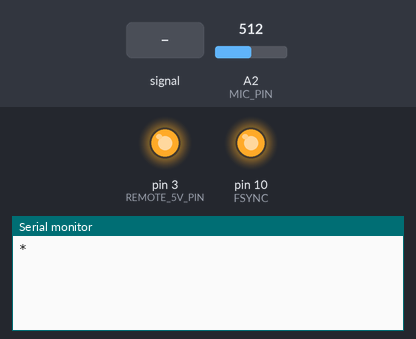
Bench run of a sketch on a simulated Arduino Uno, built with avr-gcc and run on an emulated ATmega328P. On the bench: output pins drawn as LEDs (lit = HIGH), the last lines printed to the serial monitor. Wiring (inferred from the names in the program): IR receiver: data pin 5. The inputs (shaded band) are chosen by the test bench; at power-on: A2 (MIC_PIN) = 512.

Above: at 1.2 s.
1.3 s: A2 (MIC_PIN) fed a 200 Hz sine of ±460 counts around its level
At 2.9 s:
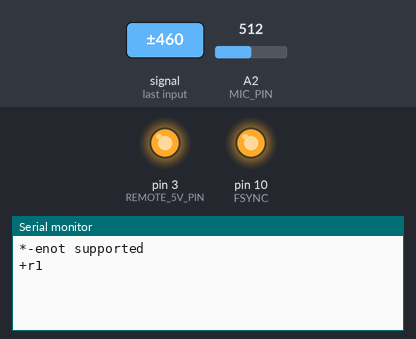
At 5.7 s:
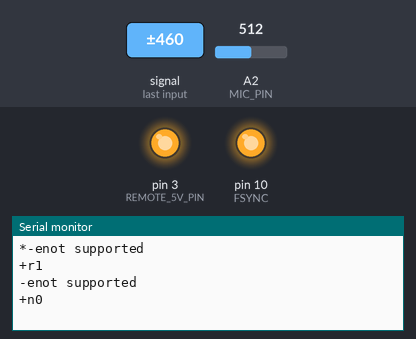

The sketch:

serial-acc-arduino.ino
```cpp
/**
 * Freqline start.
 *
 * @author giuliobosco (giuliobva@gmail.com)
 * @version 1.2 (2020-02-10 - 2020-02-17)
 */

// response bytes
#define OK_RESPONSE 111                     // ok response byte
#define ERROR_RESPONSE 101                  // error response byte
// response strings
#define NOT_SUPPORTED_MESSAGE "not supported"

// null command bytes
#define NULL_COMMAND 110                    // null command byte
#define NULL_COMMAND_VALUE "null"           // null command value

// echo command bytes
#define ECHO_COMMAND 69                     // echo command byte

// decibel command
#define DECIBEL_COMMAND 100                 // decibel command byte

// frequence command
#define FREQUENCE_COMMAND 102               // frequence update command byte
#define GENERATOR_OFF_COMMAND 103           // generator turn off command byte
#define GENERATOR_ON_COMMAND 71             // generator turn on command byte

/**
 * Setup arduino.
 * - serial
 * - remote
 * - frequence
 */
void setup() {
  // setup serial communication
  serialSetup();

  // setup remote
  remoteSetup();

  // setup frequence generator
  frequenceSetup();
}

/**
 * Loop of the arduino.
 * - read command (write response)
 * - send command (read response)
 * - frequence loop (update frequence on AD9833)
 */
void loop() {
  readCommand();
  sendCommand();

  frequencLoop();
}

/**
 * Read command execution (write response).
 */
void readCommand() {
  // read command from serial
  serialReadCommand();

  switch (getInstruction()) {
    case ECHO_COMMAND:
      serialWriteResponse(OK_RESPONSE, getInstructionValue());
      break;
    case DECIBEL_COMMAND:
      setDecibel(getInstructionValue());
      serialWriteResponse(OK_RESPONSE, "");
      break;
    case FREQUENCE_COMMAND:
      setFrequence(getInstructionValue());
      serialWriteResponse(OK_RESPONSE, "");
      break;
    case GENERATOR_OFF_COMMAND:
      turnOff();
      serialWriteResponse(OK_RESPONSE, String(getFrequence()));
      break;
    case GENERATOR_ON_COMMAND:
      turnOn();
      serialWriteResponse(OK_RESPONSE, String(getFrequence()));
      break;
    default:
      serialWriteResponse(ERROR_RESPONSE, NOT_SUPPORTED_MESSAGE);
      break;
  }
}

/**
 * Send command (read respnose).
 */
void sendCommand() {
  checkRemoteStatus();
  checkDecibel();

  if (isMicStatusChanged()) {
    sendMic();
  } else if (isRemoteStatusChanged()) {
    sendRemote();
  } else {
    sendNull();
  }
}

/**
 * Send null command.
 */
void sendNull() {
  serialWriteCommand(NULL_COMMAND, String(isRemoteStatusChanged()));
}
```

acc_frequence.ino
```cpp
/**
 * ACC frequence module.
 *
 * @author giuliobosco (giuliobva@gmail.com)
 * @version 1.0 (2020-02-17 - 2020-02-17)
 */

#include <SPI.h>                            // Include SPI library.

const int SINE = 0x2000;                    // Define AD9833's waveform register value.
const int SQUARE = 0x2028;                  // When we update the frequency, we need to
const int TRIANGLE = 0x2002;                // define the waveform when we end writing.

int wave = 0;
int waveType = SINE;
int wavePin = 7;
int freqoldmax;
int freqoldmin;

const float refFreq = 25000000.0;           // On-board crystal reference frequency

const int FSYNC = 10;                       // Standard SPI pins for the AD9833 waveform generator.
const int CLK = 13;                         // CLK and DATA pins are shared with the TFT display.
const int DATA = 11;

unsigned long frequence = 1000;             // frequence setted
boolean on = false;

unsigned long freq;                         // actual frequence

/**
 * Setup frequence generator.
 */
void frequenceSetup() {
  SPI.begin();
}

/**
 * Set the frequence.
 *
 * @param frequenceString Frequence as string.
 */
void setFrequence(String frequenceString) {
  frequence = atol(frequenceString.c_str());;
}

unsigned long getFrequence() {
  return freq;
}

/**
 * Turn generator on.
 */
void turnOn() {
  on = true;
}

/**
 * Turn generator off.
 */
void turnOff() {
  on = false;
}

/**
 * Frequence loop, updates frequence on generator.
 */
void frequencLoop() {
  freq = on?frequence:0;

  if (freq <= freqoldmin){
        //Serial.println("passaggio");
        AD9833reset();                                   // Reset AD9833 module after power-up.
        delay(50);
        AD9833setFrequency(freq, SINE);
        delay(10);
    }

    if (freq >= freqoldmax){
        //Serial.println("passaggio");

        AD9833reset();                                   // Reset AD9833 module after power-up.
        delay(50);
        AD9833setFrequency(freq, SINE);
    }

    freqoldmin=freq-12;
    freqoldmax=freq+12;
    delay(50);
}

/**
 * AD9833 documentation advises a 'Reset' on first applying power.
 */
void AD9833reset() {
    WriteRegister(0x100);   // Write '1' to AD9833 Control register bit D8.
    delay(10);
}

/**
 * Set the frequency and waveform registers in the AD9833.
 *
 * @param frequency Frequence of generator.
 * @param Waveform  Form of the wave.
 */
void AD9833setFrequency(long frequency, int Waveform) {

    long FreqWord = (frequency * pow(2, 28)) / refFreq;

    int MSB = (int)((FreqWord & 0xFFFC000) >> 14);    //Only lower 14 bits are used for data
    int LSB = (int)(FreqWord & 0x3FFF);

    //Set control bits 15 ande 14 to 0 and 1, respectively, for frequency register 0
    LSB |= 0x4000;
    MSB |= 0x4000;

    WriteRegister(0x2100);
    WriteRegister(LSB);                  // Write lower 16 bits to AD9833 registers
    WriteRegister(MSB);                  // Write upper 16 bits to AD9833 registers.
    WriteRegister(0xC000);               // Phase register
    WriteRegister(Waveform);             // Exit & Reset to SINE, SQUARE or TRIANGLE
}

/**
 * Write on register.
 *
 * @param dat Data to write.
 */
void WriteRegister(int dat) {

    // Display and AD9833 use different SPI MODES so it has to be set for the AD9833 here.
    SPI.setDataMode(SPI_MODE2);

    digitalWrite(FSYNC, LOW);           // Set FSYNC low before writing to AD9833 registers
    delayMicroseconds(10);              // Give AD9833 time to get ready to receive data.

    SPI.transfer(highByte(dat));        // Each AD9833 register is 32 bits wide and each 16
    SPI.transfer(lowByte(dat));         // bits has to be transferred as 2 x 8-bit bytes.

    digitalWrite(FSYNC, HIGH);          //Write done. Set FSYNC high
}
```

acc_mic.ino
```cpp
/**
 * ACC microphone module.
 *
 * @author giuliobosco (giuliobva@gmail.com)
 * @version 1.2 (2020-02-10 - 2020-02-17)
 */

#define MIC_PIN A2                            // Microphone input data pin
#define MIC_GND_PIN 8                         // Microphone GND pin
#define MIC_5V_PIN 7                          // Microphone VCC (5V) pin

#define MIC_COMMAND 109                       // Microphone command byte
#define MEASURE_LENGTH 64                     // Measure length
#define TOLLERANCE_VALUE 33                   // Tollerance value

int decibel = 50;                                  // decibels limit
int micStatus;                                // decibels of the microphone
boolean micStatusChanged;                     // microphone status changed
int soundSignal;                              // sound singal
int sum = 0;                                  // sum of reading

/**
 * Set the decibles limit.
 *
 * @param decibelString decibels limit as string.
 */
void setDecibel(String decibelString) {
  decibel = decibelString.toInt();
}

/**
 * Get the decibels limit.
 *
 * @return Decibels limit.
 */
int getDecibel() {
  return decibel;
}

/**
 * Check decibels of microphone.
 */
void checkDecibel() {
  sum = 0;

  for (int i = 0; i < MEASURE_LENGTH; i++) {
    soundSignal = analogRead(MIC_PIN);
    soundSignal = int(20 * log10(soundSignal));
    sum += soundSignal;
  }

  int val = sum / MEASURE_LENGTH;
  micStatusChanged = val > decibel;
  micStatus = val;
}

/**
 * Get is microphone status changed.
 *
 * @return Is microphone status changed.
 */
boolean isMicStatusChanged() {
  return micStatusChanged;
}

/**
 * Get the microphone value.
 *
 * @return Microhpone value.
 */
int getMicValue() {
  return micStatus;
}

/**
 * Send microphone command.
 */
void sendMic() {
  serialWriteCommand(MIC_COMMAND, String(getMicValue()));
}
```

acc_remote.ino
```cpp
/**
 * ACC Remote module.
 *
 * @author giuliobosco (giuliobva@gmail.com)
 * @version 1.2 (2020-02-10 - 2020-02-17)
 */

#define REMOTE_PIN 5                          // input pin of the remote
#define REMOTE_5V_PIN 3                       // pin used as Power (5V) for remote
#define REMOTE_GND_PIN 4                      // pin used as GND for remote

#define REMOTE_COMMAND 114                    // remote command

boolean remoteStatus = 0;                     // remoe status
boolean remoteStatusChanged;                  // remote changed status

/**
 * Setup the remote.
 * Input pin of the remote as INPUT
 * Power output pin set as OUTPUT
 * Power output pin set to HIGH
 */
void remoteSetup() {
  pinMode(REMOTE_PIN, INPUT);
  pinMode(REMOTE_5V_PIN, OUTPUT);
  digitalWrite(REMOTE_5V_PIN, HIGH);
  pinMode(REMOTE_GND_PIN, OUTPUT);
  digitalWrite(REMOTE_GND_PIN, LOW);
}

/**
 * Check the remote status.
 */
void checkRemoteStatus() {
  boolean value = digitalRead(REMOTE_PIN);

  if (remoteStatus != value) {
    remoteStatusChanged = true;
    remoteStatus = value;
  } else {
    remoteStatusChanged = false;
  }
}

/**
 * Get the remote status changed.
 *
 * @return Remote status changed.
 */
boolean isRemoteStatusChanged() {
  return remoteStatusChanged;
}

/**
 * Get the remote status.
 *
 * @return Remote status.
 */
boolean getRemoteStatus() {
  return remoteStatus;
}

/**
 * Send remote command.
 */
void sendRemote() {
  serialWriteCommand(REMOTE_COMMAND, String(getRemoteStatus()));
}
```

acc_serial.ino
```cpp
/**
 * ACC Serial communication module.
 *
 * @author giuliobosco (giuliobva@gmail.com)
 * @version 1.2 (2020-02-10 - 2020-02-17)
 */

#define SERIAL_SPEED 9600                     // serial speed of communication (baud)
#define SERIAL_INIT 42                        // serial initialized byte
#define COMMAND_INIT 43
#define RESPONSE_INIT 45
#define SERIAL_END_OF_COMMAND 10              // End of the command byte

byte instruction;                             // instruction variable
String instructionValue;                      // instruction value variable

/**
 * Get the instruction.
 *
 * @return Instruction.
 */
byte getInstruction() {
  return instruction;
}

/**
 * Get the instruction value.
 *
 * @return Instruction value.
 */
String getInstructionValue() {
  return instructionValue;
}

/**
 * Initialization of serial communication.
 */
void serialSetup() {
  // open serial channel
  Serial.begin(SERIAL_SPEED);
  // send communication start byte
  Serial.write(SERIAL_INIT);
}

/**
 * Read instruction from serial.
 */
boolean serialRead(byte sequenceType) {
  Serial.readStringUntil(sequenceType);

  // read from serial line
  String s = Serial.readStringUntil(SERIAL_END_OF_COMMAND);

  // if correctly read exists
  if (s.length() > 0) {
    // set command byte to instruction variable
    instruction = (byte) s[0];

    // set command value to instruction value variable
    instructionValue = s.substring(1);
    return true;
  }

  return false;
}

/**
 * Read command from serial.
 */
void serialReadCommand() {
  serialRead(COMMAND_INIT);
}

/**
 * Read response from serial.
 *
 * @return True if response is valid.
 */
boolean serialReadResponse() {
  return serialRead(RESPONSE_INIT);
}

/**
 * Write to serial.
 *
 * @param instruction Instruction.
 * @param value Instruction value.
 */
void serialWrite(byte sequenceType, byte instruction, String value) {
  // write sequence type to serial
  Serial.write(sequenceType);
  // write instruction to serial
  Serial.write(instruction);

  // write all bytes of the value to serial
  for (int i = 0; i < value.length(); i++) {
    Serial.write(value[i]);
  }

  // write end of message byte to serial
  Serial.write(SERIAL_END_OF_COMMAND);
}

/**
 * Write response to serial.
 *
 * @param response Response byte to write to serial.
 * @param value value of the response to write to serial.
 */
void serialWriteResponse(byte response, String value) {
  serialWrite(RESPONSE_INIT, response, value);
}

/**
 * Write command to serial.
 *
 * @param command Command byte to write to serial.
 * @param value Value of the command to write to write.
 */
void serialWriteCommand(byte command, String value) {
  /*boolean commandSent = false;

  while (!commandSent) {*/
    serialWrite(COMMAND_INIT, command, value);
/*
    commandSent = serialReadResponse();
  }*/

}
```

Measured:
- after the input at 1.3 s, the serial monitor: prints a new line after 0.72 s (image 1)
